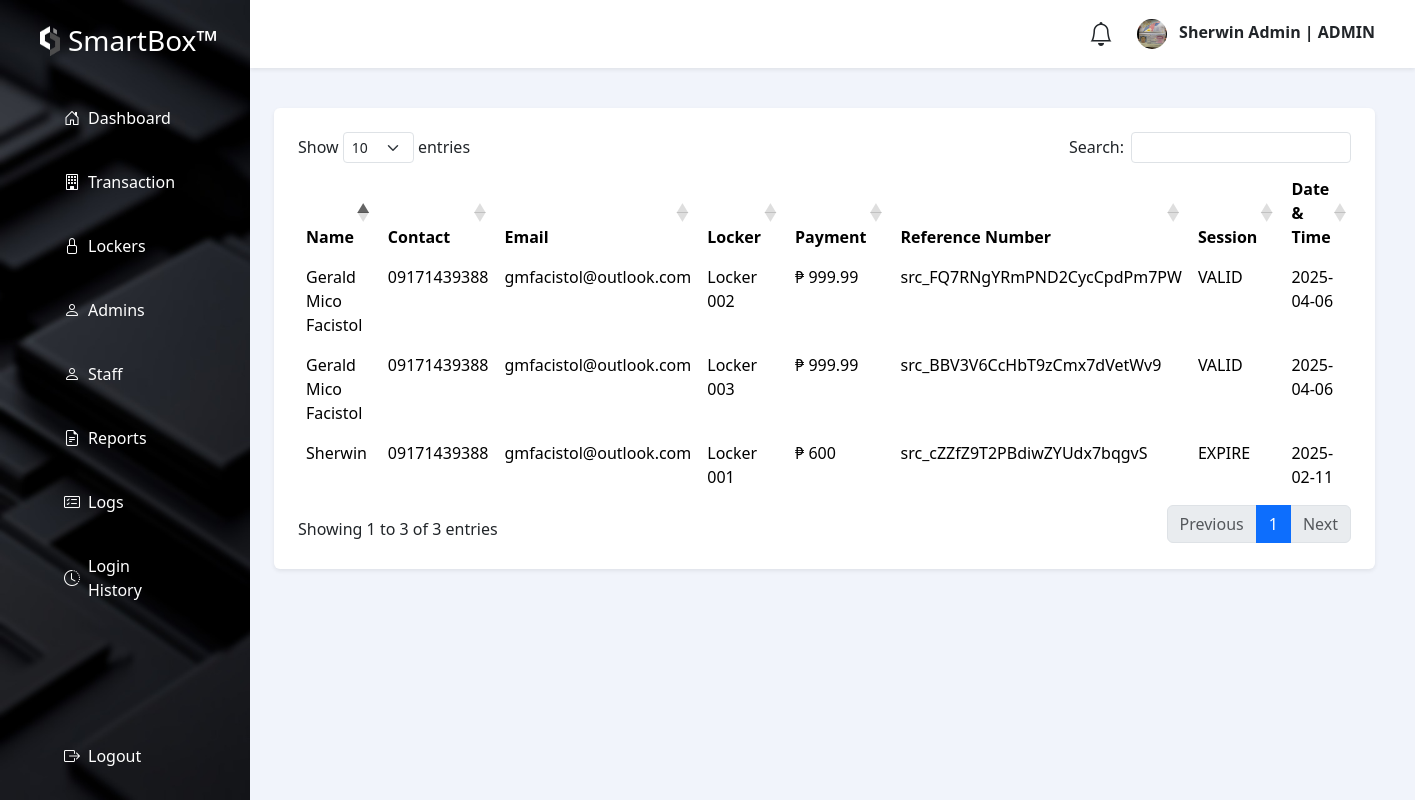
Page /views/admin/account/index.php?view=TRANSRECORDS (signed in) on the committed database.
### tables this page shows
CREATE TABLE `smart_users` (
  `user_id` int(11) NOT NULL,
  `image` varchar(255) NOT NULL,
  `firstname` varchar(50) NOT NULL,
  `lastname` varchar(50) NOT NULL,
  `contact` varchar(50) NOT NULL,
  `email` varchar(50) NOT NULL,
  `password` varchar(255) NOT NULL,
  `unhashed` varchar(50) NOT NULL,
  `code` int(11) NOT NULL,
  `status` varchar(50) DEFAULT 'UNVERIFIED',
  `role` int(11) NOT NULL,
  `staff_status` varchar(50) NOT NULL,
  `date_created` date DEFAULT curdate()
);

CREATE TABLE `smart_users_role` (
  `role_id` int(11) NOT NULL,
  `role_name` varchar(50) NOT NULL,
  `date_created` date DEFAULT curdate()
);

CREATE TABLE `smart_report` (
  `account_id` int(11) NOT NULL,
  `locker_id` int(11) NOT NULL,
  `name` varchar(50) NOT NULL,
  `phone` varchar(50) NOT NULL,
  `email` varchar(50) NOT NULL,
  `hours` int(11) NOT NULL,
  `price` double(5,2) NOT NULL,
  `payment` varchar(50) NOT NULL,
  `code` int(11) NOT NULL,
  `validationStatus` varchar(50) DEFAULT 'UN-VERIFIED',
  `session` varchar(50) NOT NULL DEFAULT 'VALID',
  `date_created` date DEFAULT curdate()
);

CREATE TABLE `smart_locker` (
  `id` int(11) NOT NULL,
  `locker` varchar(50) NOT NULL,
  `size` varchar(50) NOT NULL,
  `dimension` varchar(50) NOT NULL,
  `price` double(5,2) NOT NULL,
  `status` varchar(50) DEFAULT 'Available',
  `access` varchar(50) DEFAULT NULL,
  `date_created` date DEFAULT curdate()
);

CREATE TABLE `smart_reportpayment` (
  `payid` int(11) NOT NULL,
  `account_id` int(11) NOT NULL,
  `code` int(11) NOT NULL,
  `src_id` varchar(50) NOT NULL,
  `src_link` text NOT NULL,
  `status` varchar(50) DEFAULT 'IN-PROGRESS',
  `created_date` date DEFAULT curdate()
);

### controller/UserAccountDbController.php (called while the page is built, shortened)
<?php
include('../../../connection/connection.php');
class smartBox extends DBController
{
    function myAccountAdmin($user_id)
    {
       $query = "CALL smart_LockerAccountSessionAdmin (?)";
        $params = array(
            array(
                "param_type" => "i",
                "param_value" => $user_id
            )
        );
        $accountCredentials = $this->getDBResult($query, $params);
        return $accountCredentials;
    }
    function payment_transaction()
    {
        $query = "CALL smart_ReportPaymentTransaction";
        $paymentTrans = $this->getDBResult($query);
        return $paymentTrans;
    }
    function ActiveRentals()
    {
        $query = "CALL ActiveRentals";
        $activeRental = $this->getDBResult($query);
        return $activeRental;
    }
    function smart_profits()
    {
        $query = "CALL smart_profits";
        $activeProfits = $this->getDBResult($query);
        return $activeProfits;
    }
    function smart_rents()
    {
        $query = "CALL smart_rents";
        $activeRents = $this->getDBResult($query);
        return $activeRents;
    }
}
$portCont = new smartBox();
?>

### controller/session_admin.php (called while the page is built, shortened)
<?php
$user_id=$_SESSION['user_id'];
?>

### connection/connection.php (called while the page is built, shortened)
<?php
class DBController
{
    private $host = "localhost";
    private $user = "root";
    private $password = "";
    private $database = "smartbox_db";
    private $conn;
    function __construct()
    {
        $this->conn = mysqli_connect($this->host, $this->user, $this->password, $this->database);
    }
    function getDBResult($query, $params = array())
    {
        $sql_statement = $this->conn->prepare($query);
        if (! empty($params)) {
            $this->bindParams($sql_statement, $params);
        }
        $sql_statement->execute();
        $result = $sql_statement->get_result();
        if ($result->num_rows > 0) {
            while ($row = $result->fetch_assoc()) {
                $resultset[] = $row;
            }
        }
        if (! empty($resultset)) {
            return $resultset;
        }
    }
    function bindParams($sql_statement, $params)
    {
        $param_type = "";
        foreach ($params as $query_param) {
            $param_type .= $query_param["param_type"];
        }
        $bind_params[] = & $param_type;
        foreach ($params as $k => $query_param) {
            $bind_params[] = & $params[$k]["param_value"];
        }
        call_user_func_array(array(
            $sql_statement,
            'bind_param'
        ), $bind_params);
    }
}

### views/admin/routes/account/transaction_records.php (the view)
<div class="px-4 overflow-auto" style="max-height: calc(100vh);">
    <div class="row g-3 mb-4">
        <div class="row g-3">
            <div class="col-12">
                <div class="bg-white rounded shadow-sm mb-4 p-4">
                <table id="accountLockerTable" class="table table-borderless">
                    <thead>
                        <tr>
                            <th>Name</th>
                            <th>Contact </th>
                            <th>Email</th>
                            <th>Locker</th>
                            <th>Payment</th>
                            <th>Reference Number</th>
                            <th>Session</th>
                            <th>Date & Time</th>
                        </tr>
                    </thead>
                    <tbody>
                        <?php
                          $payTrans = $portCont->payment_transaction();
                            if (!empty($payTrans)) {
                              foreach ($payTrans as $key => $payTrans) {
                        ?>
                        <tr>
                            <td><?php echo $payTrans['name']; ?></td>
                            <td><?php echo $payTrans['phone']; ?></td>
                            <td><?php echo $payTrans['email']; ?></td>
                            <td>Locker <?php echo $payTrans['locker']; ?></td>
                            <td>₱ <?php echo $payTrans['price']; ?></td>
                            <td><?php echo $payTrans['reference']; ?></td>
                            <td><?php echo $payTrans['session']; ?></td>
                            <td><?php echo $payTrans['date_created']; ?></td>
                        </tr>
                        <?php } } ?>
                    </tbody>
                </table>
                </div>
            </div>
        </div>
    </div>
</div>

### views/admin/account/index.php (shortened to what this page needs)
<?php
$view = isset($_GET['view']) ? $_GET['view'] : 'HOME';
include('../../../controller/UserAccountDbController.php');
include('../../../controller/session_admin.php');
$account = $portCont->myAccountAdmin($user_id);
$activeRent = $portCont->ActiveRentals();
$activeProfit = $portCont->smart_profits();
$activeRent = $portCont->smart_rents();
?>
<!DOCTYPE html>
<html lang="en">
<head>
    <link rel="stylesheet" href="../../../public/assets/bootstrap/css/bootstrap.min.css">
    <link rel="stylesheet" href="https://cdnjs.cloudflare.com/ajax/libs/font-awesome/4.7.0/css/font-awesome.min.css">
    <link rel="stylesheet" href="https://cdn.jsdelivr.net/npm/bootstrap-icons@1.11.3/font/bootstrap-icons.min.css">
    <link rel="stylesheet" type="text/css" href="https://cdn.datatables.net/1.12.1/css/dataTables.bootstrap5.min.css">
</head>
<body class="d-flex vh-100" style="background-color: #f1f4fb">
    <div class="d-flex flex-column text-white p-3" style="max-width: 250px; position: relative; background-image: url('../../../public/assets/images/bg.jpg'); background-size: cover;">
        <div class="d-flex align-items-center mb-4 px-4 py-2">
            <img src="../../../public/assets/images/logo.png" class="me-2" alt="Logo" style="width: 20px; height: 30px;">
            <h3 class="text-white m-0">SmartBox™</h3>
        </div>
        <?php if($account[0]['role_name'] == "ADMIN"){ ?>
        <a href="?view=HOME" class="d-flex align-items-center text-white text-decoration-none hover-bg-light rounded mb-2 px-5 py-3 w-100">
            <i class="bi bi-house-door me-2"></i>Dashboard
        </a>
        <a href="?view=TRANSRECORDS" class="d-flex align-items-center text-white text-decoration-none hover-bg-light rounded mb-2 px-5 py-3 w-100">
            <i class="bi bi-building me-2"></i> Transaction
        </a>
        <a href="?view=LOCKER" class="d-flex align-items-center text-white text-decoration-none hover-bg-light rounded mb-2 px-5 py-3 w-100">
            <i class="bi bi-lock me-2"></i>Lockers
        </a>
        <a href="?view=ADMIN" class="d-flex align-items-center text-white text-decoration-none hover-bg-light rounded mb-2 px-5 py-3 w-100">
            <i class="bi bi-person me-2"></i>Admins
        </a>
        <a href="?view=STAFF" class="d-flex align-items-center text-white text-decoration-none hover-bg-light rounded mb-2 px-5 py-3 w-100">
            <i class="bi bi-person me-2"></i>Staff
        </a>
        <a href="?view=REPORTS" class="d-flex align-items-center text-white text-decoration-none hover-bg-light rounded mb-2 px-5 py-3 w-100">
            <i class="bi bi-file-earmark-text me-2"></i>Reports
        </a>
        <a href="?view=LOGS" class="d-flex align-items-center text-white text-decoration-none hover-bg-light rounded mb-2 px-5 py-3 w-100">
            <i class="bi bi-card-checklist me-2"></i>Logs
        </a>
        <a href="?view=HISTORY" class="d-flex align-items-center text-white text-decoration-none hover-bg-light rounded px-5 py-3 w-100">
            <i class="bi bi-clock-history me-2"></i>Login History
        </a>
        <div class="mt-auto w-100">
            <a href="./logout.php" class="d-flex align-items-center text-white text-decoration-none hover-bg-light rounded px-5 py-3 w-100">
                <i class="bi bi-box-arrow-right me-2"></i>Logout
            </a>
        </div>
        <?php } ?>
    </div>
    <div class="flex-fill">
        <div class="d-flex justify-content-between align-items-center bg-white shadow-sm p-3 mb-4">
            <div class="d-flex align-items-center">
                <i class="bi bi-bell me-4" style="font-size: 1.5rem;"></i>
                    <span class="fw-bold me-4">
                        <img class="rounded-circle me-2" height="30px" width="30px" src="../users/upload/<?php echo $account[0]['image']; ?>"
                            alt="">
                        <?php echo $account[0]['firstname']; ?> | <?php echo $account[0]['role_name']; ?>
                    </span>
            </div>
        </div>
        <?php
        if(!empty($view))
        {
            switch($view)
            {
                case "TRANSRECORDS":
                    include('../routes/account/transaction_records.php');
                    break;
            }
        }
        else
        {
            include('./routes/account/home.php');
        }
        ?>
    </div>
<link rel="stylesheet" type="text/css" href="https://cdn.datatables.net/1.12.1/css/dataTables.bootstrap5.min.css">
</body>
</html>

### rows in the picture
smart_users: image (picture), firstname "Sherwin Admin", smart_users_role.role_name "ADMIN"
smart_report: name "Sherwin", phone "09171439388", email "gmfacistol@outlook.com", smart_locker.locker "001", price "600", smart_reportpayment.src_link "src_cZZfZ9T2PBdiwZYUdx7bqgvS", session "EXPIRE", smart_reportpayment.created_date "2025-02-11"
smart_locker: smart_report.name "Gerald Mico Facistol", smart_report.phone "09171439388", smart_report.email "gmfacistol@outlook.com", locker "002", smart_report.price "999.99", smart_reportpayment.src_link "src_FQ7RNgYRmPND2CycCpdPm7PW", smart_report.session "VALID", smart_reportpayment.created_date "2025-04-06"
smart_locker: smart_report.name "Gerald Mico Facistol", smart_report.phone "09171439388", smart_report.email "gmfacistol@outlook.com", locker "003", smart_report.price "999.99", smart_reportpayment.src_link "src_BBV3V6CcHbT9zCmx7dVetWv9", smart_report.session "VALID", smart_reportpayment.created_date "2025-04-06"
